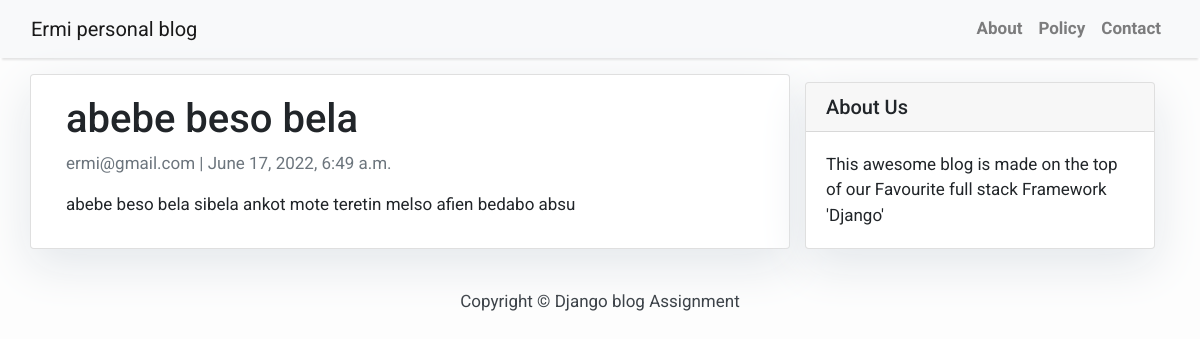
Screenshot of /abebe-beso-bela/ with the database file from the repository.
### blog/models.py (models this page shows, shortened)
class Post(models.Model):
    title = models.CharField(max_length=200, unique=True)
    slug = models.SlugField(max_length=200, unique=True)
    author = models.ForeignKey(User, on_delete= models.CASCADE,related_name='blog_posts')
    updated_on = models.DateTimeField(auto_now= True)
    content = models.TextField()
    created_on = models.DateTimeField(auto_now_add=True)
    status = models.IntegerField(choices=STATUS, default=0)
    class Meta:
        ordering = ['-created_on']

### blog/views.py (the view)
# urls.py: path('<slug:slug>/', views.PostDetail.as_view(), name='post_detail'),
class PostDetail(generic.DetailView):
    model = Post
    template_name = 'post_detail.html'

### templates/post_detail.html
{% extends 'base.html' %} {% block content %}
<div class="container">
  <div class="row">
    <div class="col-md-8 card mb-4  mt-3 left  top">
      <div class="card-body">
        <h1>{% block title %} {{ object.title }} {% endblock title %}</h1>
        <p class=" text-muted">{{ post.author }} | {{ post.created_on }}</p>
        <p class="card-text ">{{ object.content | safe }}</p>
      </div>
    </div>
    {% block sidebar %} {% include 'sidebar.html' %} {% endblock sidebar %}
  </div>
</div>
{% endblock content %}

### templates/base.html (style rules this page uses)
body { font-family: "Roboto", sans-serif; font-size: 17px; background-color: #fdfdfd; }

### templates/sidebar.html (style rules this page uses)
.card { box-shadow: 0 16px 48px #E3E7EB; }

### rows the page displays
Post: title "abebe beso bela", author "ermi@gmail.com", created_on "June 17, 2022, 6:49 a.m.", content "abebe beso bela sibela ankot mote teretin melso afien bedabo absu"
